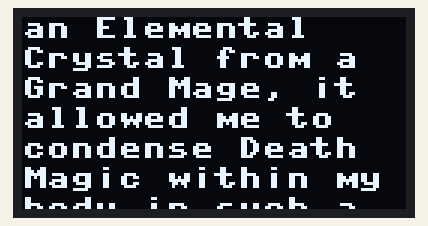
A program run on a simulated MicroPython board. Shown: 128×64 one-colour display. Library files of the repository ran but are not shown: ssd1306.py. At 20.6 s the program stops and its outputs stay as they are.

Above: at 0.1 s.
At 2.2 s:
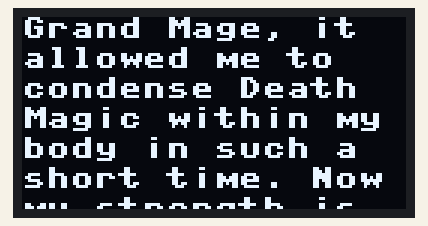
At 4.2 s:
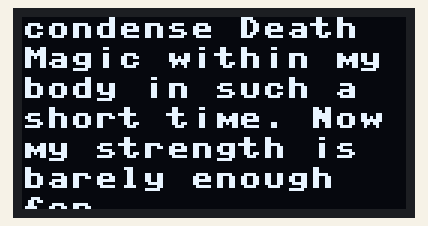
At 8.3 s:
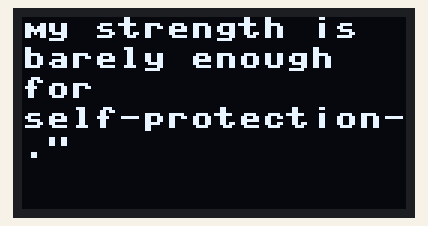
At 12.4 s:
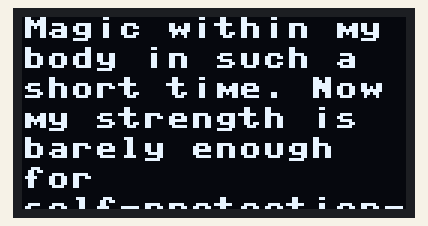
At 18.6 s:
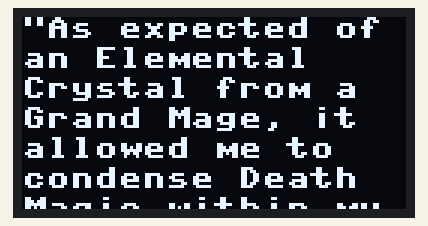

Measured:
- what the display in image 1 shows lasts 1.0 s, from 2.1 s to 3.1 s
- what the display in image 3 shows lasts 2.0 s, from 8.3 s to 10.3 s

The program:

Screen_Test.py
```python
from machine import Pin, I2C
import SimpleDisplay
import time

display = SimpleDisplay.Display(17, 16)

text = """"As expected of an Elemental Crystal from a Grand Mage, it allowed me to condense Death Magic within my body in such a short time. Now my strength is barely enough for self-protection." """
# text = "Apple"
display.parseMessage(text)

for _ in range(10):
    display.ScrollDown()
    time.sleep(1)

for _ in range(10):
    display.ScrollUp()
    time.sleep(1)
```

SimpleDisplay.py
```python
from machine import Pin, I2C
import ssd1306
import time

# Constants
CHAR_PER_ROW = 16
ROW_HEIGHT = 10
MAX_LINES = 7
MAX_EMPTY_LINES = 2

class Display():
    def __init__(self, scl:int, sda:int):
        # Set up I2C
        i2c = I2C(0, scl=Pin(scl), sda=Pin(sda), freq=400000)

        # Create display object (128x64)
        oled_width = 128
        oled_height = 64
        self.oled = ssd1306.SSD1306_I2C(oled_width, oled_height, i2c)

        self.linesOfText = []
        self.startingLine = 0

    def parseMessage(self, text:str) -> None:
        #New Message so go back to top
        self.startingLine = 0

        #split message into words
        words = text.split(" ")

        self.linesOfText = []
        line = ""
        while len(words) > 0:
            # if new line add word even if it exceeds limit
            if len(line) == 0:
                if len(words[0]) > CHAR_PER_ROW:
                    line += words[0][:CHAR_PER_ROW-1] + '-'
                    words[0] = words[0][CHAR_PER_ROW-1:]
                else:
                    line += words.pop(0)

            #else add word if it doesn't exceed char limit
            elif (len(line) + 1 + len(words[0])) <= CHAR_PER_ROW:
                line += ' ' + words.pop(0)

            #If cannot add to current line, start new line
            else:
                self.linesOfText.append(line)
                line = ""

        #Edge case: add final line of text
        if len(line) > 0:
            self.linesOfText.append(line)

    def displayText(self, offset=0) -> None:
        # Clear display
        self.oled.fill(0)

        #Limit Start Row
        startRow = self.startingLine
        startRow = min(len(self.linesOfText)-MAX_LINES+MAX_EMPTY_LINES, startRow)
        startRow = max(0,startRow)

        # Print Lines
        for i in range(MAX_LINES):
            if (i+startRow) >= len(self.linesOfText):
                break
            self.oled.text(self.linesOfText[i+startRow], 0, i*ROW_HEIGHT + offset)

        # Show on OLED
        self.oled.show()

    def shiftStartLine(self, shift:int) -> None:
        #Shift starting line
        self.startingLine += shift

        #Keep Starting line in bounds
        self.startingLine = min(len(self.linesOfText)-MAX_LINES+MAX_EMPTY_LINES, self.startingLine)
        self.startingLine = max(0,self.startingLine)

    def PrintMessage(self, text:str) -> None:
        self.parseMessage(text)
        self.displayText()

    def ScrollUp(self) -> None:
        self.shiftStartLine(-1)
        self.displayText()

    def ScrollDown(self) -> None:
        self.shiftStartLine(1)
        self.displayText()
```
